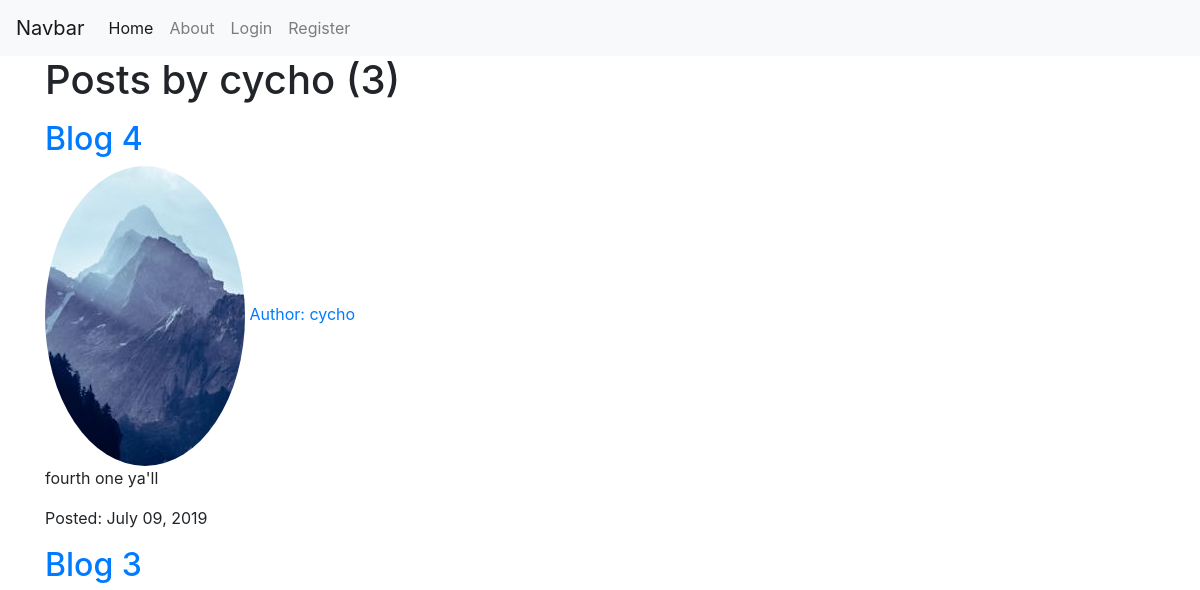
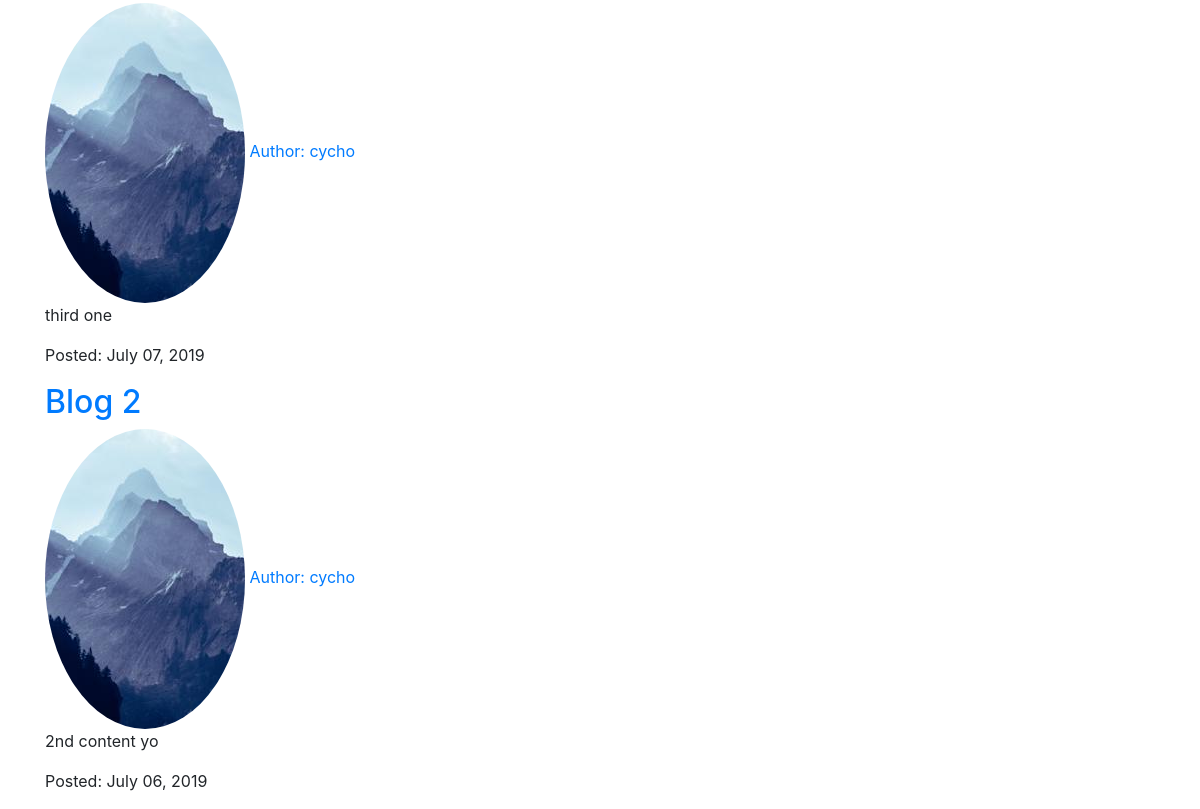
The page /user/cycho on the database as committed earlier (2 pictures, top to bottom).
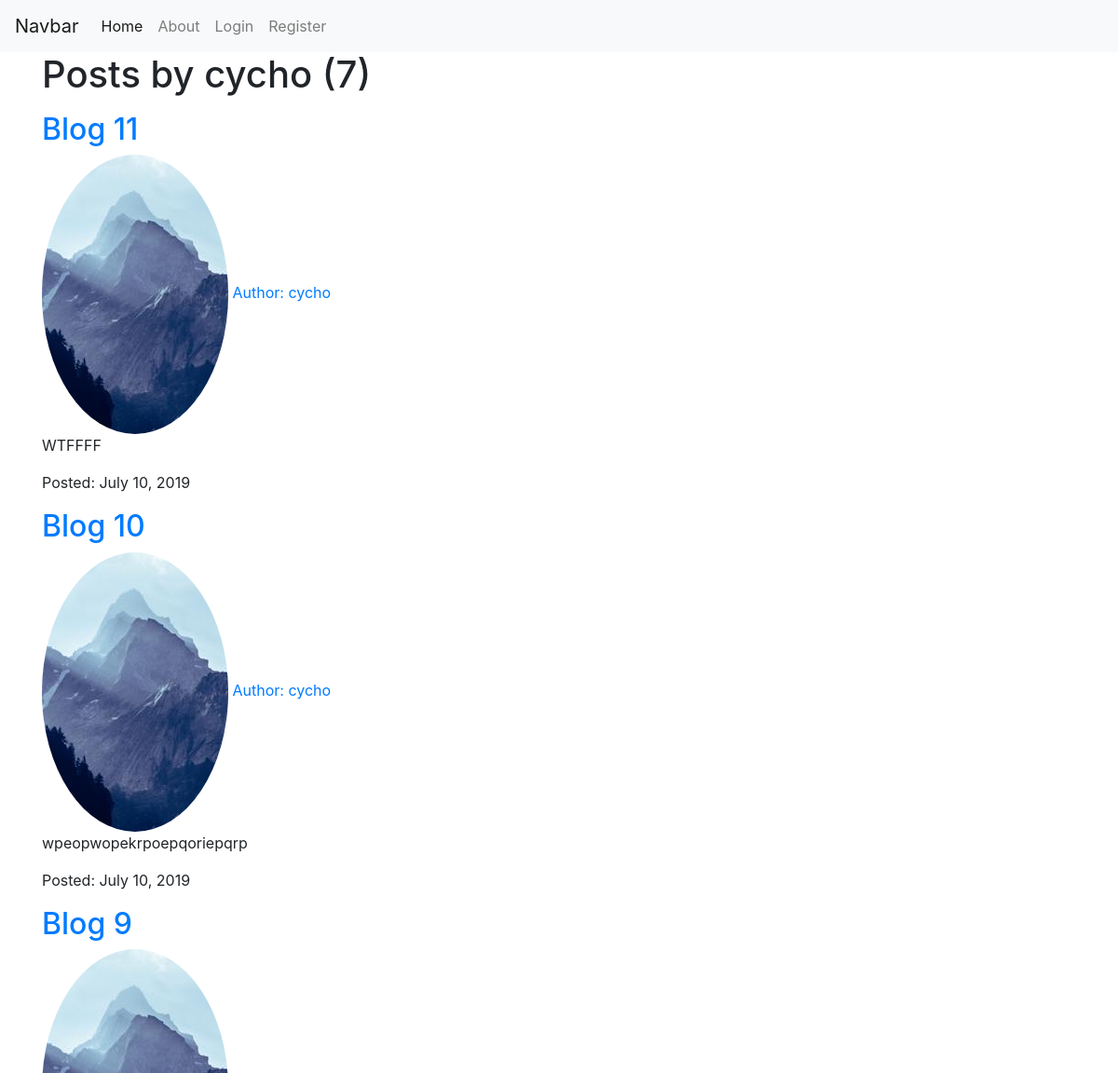
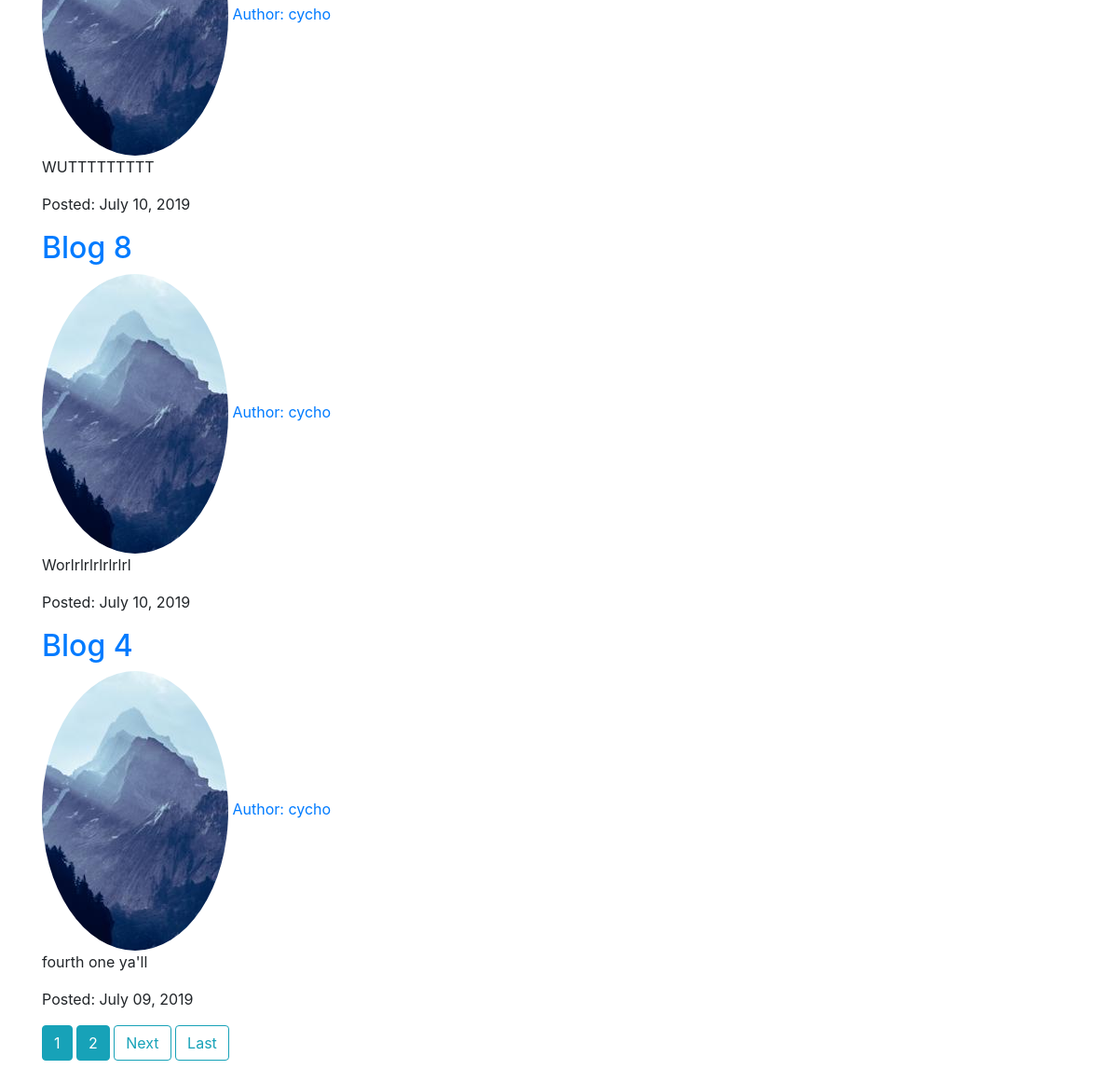
The same page on the database as committed later (2 pictures, top to bottom).
### blog/models.py (models this page shows, shortened)
class Post(models.Model):
    title = models.CharField(max_length=100)
    content = models.TextField()
    date_posted = models.DateTimeField(default=timezone.now)
    author = models.ForeignKey(User, on_delete=models.CASCADE)

### users/models.py (models this page shows, shortened)
class Profile(models.Model):
    user = models.OneToOneField(User, on_delete=models.CASCADE)
    image = models.ImageField(default='default.jpg', upload_to='profile_pics')

### blog/views.py (the view)
# urls.py: path('user/<str:username>', UserPostListView.as_view(), name='user-posts'),
class UserPostListView(ListView):
    model = Post
    template_name = 'blog/user_post.html'  # <app>/<model>_<viewtype>.html
    context_object_name = 'posts'
    paginate_by = 5
    def get_queryset(self):
        user = get_object_or_404(User, username=self.kwargs.get('username'))
        return Post.objects.filter(author=user).order_by('-date_posted')

### blog/templates/blog/user_post.html (shortened to what this page needs)
{% extends 'blog/base.html' %}
{% block content %}
<h1 class='mb-3'>Posts by {{ view.kwargs.username }} ({{page_obj.paginator.count}})</h1>
{% for post in posts %}
<h2><a href='{% url "post-detail" post.id %}'>{{ post.title }}</a></h2>
<img class='rounded-circle' src='{{post.author.profile.image.url}}'>
<a href='{% url "user-posts" post.author.username %}'>Author: {{ post.author }}</a>
<p>{{ post.content }}</p>
<p>Posted: {{ post.date_posted|date:"F d, Y" }}</p>
{% endfor %}
{% if is_paginated %}
{% for num in page_obj.paginator.page_range %}
{% if page_obj.number == num %}
<a class='btn btn-info mb-4' href='?page={{ num }}'>{{num}}</a>
{% elif num > page_obj.number|add:'-3' and num < page_obj.number|add:'3' %}
<a class='btn btn-info mb-4' href='?page={{ num }}'>{{num}}</a>
{% endif %}
{% endfor %}
{% if page_obj.has_next %}
<a class='btn btn-outline-info mb-4' href='?page={{page_obj.next_page_number}}'>Next</a>
<a class='btn btn-outline-info mb-4' href='?page={{page_obj.paginator.num_pages}}'>Last</a>
{% endif %}
{% endif %}
{% endblock content %}

Rows that differ between the two databases and show on the page:
no longer on this page (row unchanged): Post: title "Blog 3", author.profile.image (placeholder picture), author "cycho", content "third one", date_posted "July 07, 2019"
no longer on this page (row unchanged): Post: title "Blog 2", author.profile.image (placeholder picture), author "cycho", content "2nd content yo", date_posted "July 06, 2019"
added Post: title "Blog 11", author.profile.image (placeholder picture), author "cycho", content "WTFFFF", date_posted "July 10, 2019"
added Post: title "Blog 10", author.profile.image (placeholder picture), author "cycho", content "wpeopwopekrpoepqoriepqrp", date_posted "July 10, 2019"
added Post: title "Blog 9", author.profile.image (placeholder picture), author "cycho", content "WUTTTTTTTTT", date_posted "July 10, 2019"
added Post: title "Blog 8", author.profile.image (placeholder picture), author "cycho", content "Worlrlrlrlrlrlrl", date_posted "July 10, 2019"
Other text that changed with them:
{{ page_obj.paginator.count }}: "3" → "7"
new list line: "1"
new list line: "2"
text now shown: "Next Last"
